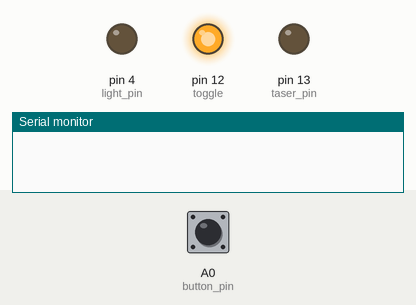
A sketch run on a simulated Arduino Uno, built with avr-gcc and run on an emulated ATmega328P. Shown: output pins drawn as LEDs (lit = HIGH), the last lines printed to the serial monitor. Inputs (shaded band) come from the test bench; at power-on: A0 (button_pin) LOW. Random numbers use the default seed unless the sketch sets one.

Above: at 1.2 s.
1.3 s: A0 (button_pin) pulled HIGH for 0.15 s
At 13.0 s:
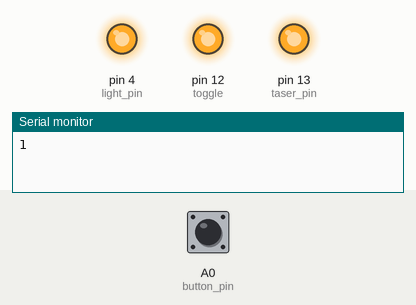
At 14.1 s:
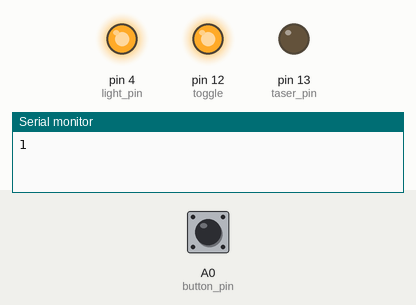
Timing chart, 0 to 14.4 s (numbered marks = the images above; inputs shaded):
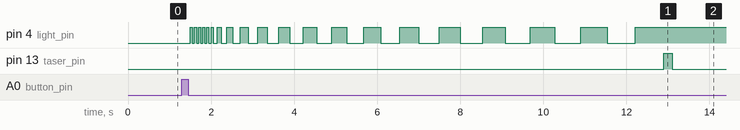

Measured:
- after the input at 1.3 s, pin 13 (taser_pin): LOW → HIGH after 11.6 s, → LOW 0.20 s later

The sketch:

TaserFunctionalityDemo.ino
```cpp
int light_pin = 4;
int toggle = 12;
int button_pin = A0;
int green = LOW; // Assign HIGH to represent green
int red = HIGH;    // Assign LOW to represent red
int taser_pin = 13;
bool pressed = false;

void setup() {
  pinMode(taser_pin, OUTPUT);
  pinMode(light_pin, OUTPUT);
  pinMode(toggle, OUTPUT); // Use toggle pin 12
  pinMode(button_pin, INPUT);
  digitalWrite(toggle, HIGH); // Ensure toggle pin is high
  digitalWrite(taser_pin, LOW);
  Serial.begin(9600);
}

void back_n_forth(){

  for (int i = 10; i <= 50; i += 10) { // Corrected loop conditions
      digitalWrite(light_pin, green);
      delay(50);
      digitalWrite(light_pin, red);
      delay(50); // Add delay to keep each color on for a while
  }
    for (int i = 50; i <= 700; i += 45) { // Corrected loop conditions
      digitalWrite(light_pin, green);
      delay(i);
      digitalWrite(light_pin, red);
      delay(i); // Add delay to keep each color on for a while
  }


}

void correct(){
   digitalWrite(light_pin, green);
}

void wrong(){
   digitalWrite(light_pin, red);
}

void loop() {
  if(digitalRead(A0) == 1){
    pressed = true;
  }

  if(pressed && digitalRead(A0) == 0){
    pressed = false;
    back_n_forth();
    int num = random(0,2);
    Serial.print(num);
    digitalWrite(light_pin, num);
    if(num == red){
      digitalWrite(taser_pin, HIGH);
      delay(200);
      digitalWrite(taser_pin, LOW);
    }
  }

}
```
